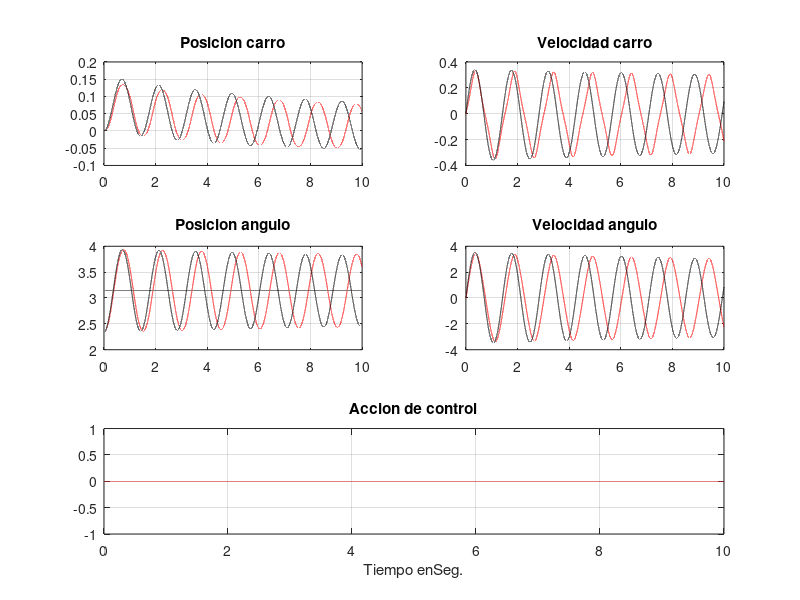

Recreate this plot in MATLAB.
clc;clear all;close all;
m=.1;
F=0.1; 
long=0.6;
g=9.8;
M=.5;
dlt_t=0.0001;
tiempo=(10/dlt_t);
t=0:dlt_t:tiempo*dlt_t;

del_pp=0;
phi_pp=0;
phi_p=0:dlt_t:tiempo*dlt_t;
phi=0:dlt_t:tiempo*dlt_t;
del=0:dlt_t:tiempo*dlt_t;
del_p=0:dlt_t:tiempo*dlt_t;
u=linspace(0,0,tiempo+1);

%Condiciones iniciales
phi(1)=pi-0.8; color='r';
del(1)=0; del_p(1)=0; u(1)=0; del(1)=0; i=1;

%Version linealizada en el equilibrio estable
%estado=[del(i); del_p(i); phi(i); phi_p(i)]
Mat_A=[0 1 0 0;0 -F/M -m*g/M 0; 0 0 0 1; 0 -F/(long*M) -g*(m+M)/(long*M) 0]
Mat_B=[0; 1/M; 0; 1/(long*M) ]
X0=[0 0 pi 0]';x=[0 0 phi(1) 0]';

while(i<(tiempo+1))
%Variables del sistema no lineal
estado=[del(i); del_p(i); phi(i); phi_p(i)];
u(i)=0;

%Sistema no lineal
del_pp=(1/(M+m))*(u(i)-m*long*phi_pp*cos(phi(i))+m*long*phi_p(i)^2*sin(phi(i))-F*del_p(i));
phi_pp=(1/long)*(g*sin(phi(i))-del_pp*cos(phi(i)));
del_p(i+1)=del_p(i)+dlt_t*del_pp;
del(i+1)=del(i)+dlt_t*del_p(i);
phi_p(i+1)=phi_p(i)+dlt_t*phi_pp;
phi(i+1)=phi(i)+dlt_t*phi_p(i);

%Variables del sistema lineal
dell(i)=x(1); del_pl(i)=x(2);phil(i)=x(3);phi_pl(i)=x(4);

%Sistema lineal
xp=Mat_A*(x-X0)+Mat_B*u(i);
x=x+dlt_t*xp;
i=i+1;
end

dell(i)=x(1); del_pl(i)=x(2);phil(i)=x(3);phi_pl(i)=x(4);
figure(1);hold on;

subplot(3,2,1); 
plot(t,del,color);grid on;title('Posicion carro');
hold on;plot(t,dell,'k');

subplot(3,2,2);
plot(t,del_p,color);grid on;title('Velocidad carro');
hold on;plot(t,del_pl,'k');

subplot(3,2,3);
plot(t,phi,color);
hold on;plot(t,pi*ones(size(t)),'k');plot(t,phil,'k');
grid on;title('Posicion angulo');hold on;

subplot(3,2,4);
plot(t,phi_p,color);grid on; title('Velocidad angulo');
hold on;plot(t,phi_pl,'k');

subplot(3,1,3);
plot(t,u,color);grid on;title('Accion de control');xlabel('Tiempo enSeg.');
hold on;